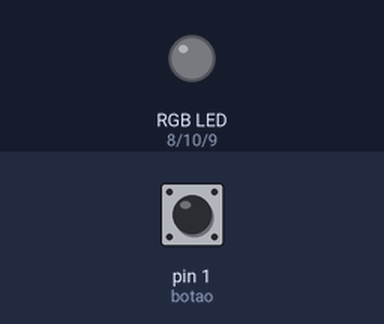
A sketch run on a simulated Arduino Uno, built with avr-gcc and run on an emulated ATmega328P. On the bench: an RGB LED mixed from three pins (HIGH = lit). The inputs (shaded band) are chosen by the test bench; at power-on: pin 1 (botao) LOW.

Above: at 1.2 s.
1.3 s: pin 1 (botao) pulled HIGH for 0.15 s
At 2.0 s:
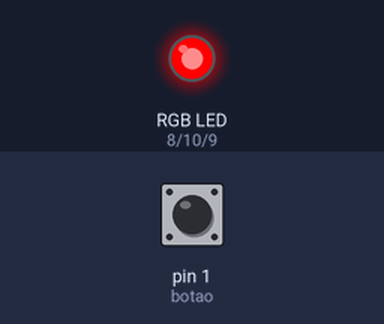
2.9 s: pin 1 (botao) pulled HIGH for 1 s
At 4.5 s:
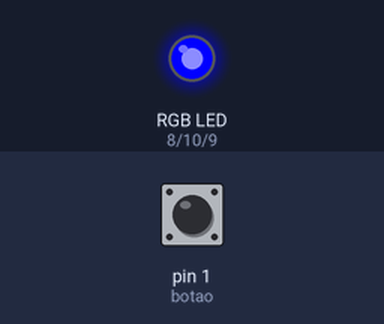
5.4 s: pin 1 (botao) pulled HIGH for 0.15 s
At 6.3 s:
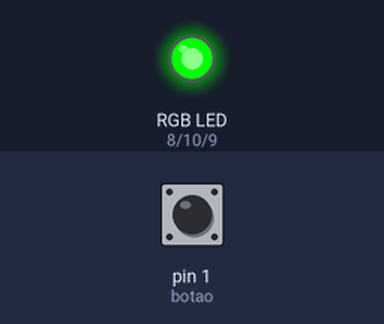
7.0 s: pin 1 (botao) pulled HIGH for 3.2 s
At 10.5 s:
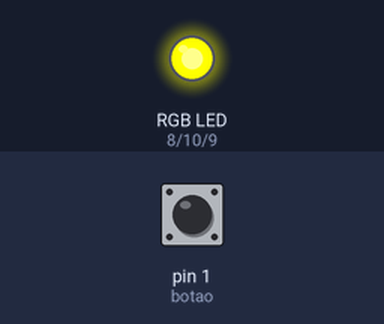
11.7 s: pin 1 (botao) pulled HIGH for 0.15 s
At 12.3 s:
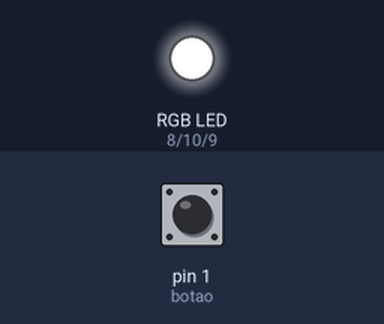
13.3 s: pin 1 (botao) pulled HIGH for 1 s
At 14.8 s:
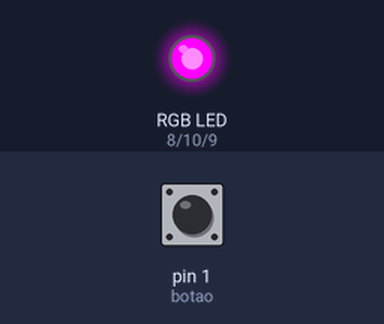
Timing chart, 0 to 16.3 s (numbered marks = the images above; inputs shaded):
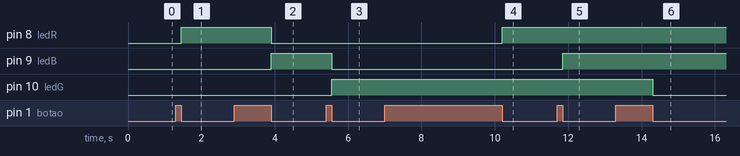

Measured:
- after the input at 1.3 s, pin 8 (ledR): LOW → HIGH after 0.15 s
- after the input at 2.9 s, pin 8 (ledR): HIGH → LOW after 1.0 s; pin 9 (ledB): LOW → HIGH after 1.0 s
- after the input at 5.4 s, pin 9 (ledB): HIGH → LOW after 0.15 s; pin 10 (ledG): LOW → HIGH after 0.15 s
- after the input at 7.0 s, pin 8 (ledR): LOW → HIGH after 3.2 s
- after the input at 11.7 s, pin 9 (ledB): LOW → HIGH after 0.15 s
- after the input at 13.3 s, pin 10 (ledG): HIGH → LOW after 1.0 s

The sketch:

Led-Rgb-Botao.ino
```cpp
#define ledR 8
#define ledB 9
#define ledG 10
#define maximo 7
#define botao 1

int btnclicado = 0;
int btnliberado = 0;
int ciclo = 0;

void vermelho(){
  digitalWrite(ledR,1);
  digitalWrite(ledB,0);
  digitalWrite(ledG,0);

}

void azul(){
  digitalWrite(ledR,0);
  digitalWrite(ledB,1);
  digitalWrite(ledG,0);

}

void verde(){
  digitalWrite(ledR,0);
  digitalWrite(ledB,0);
  digitalWrite(ledG,1);

}

void amarelo(){
  digitalWrite(ledR,1);
  digitalWrite(ledB,0);
  digitalWrite(ledG,1);

}

void branco(){
  digitalWrite(ledR,1);
  digitalWrite(ledB,1);
  digitalWrite(ledG,1);

}

void magenta(){
  digitalWrite(ledR,1);
  digitalWrite(ledB,1);
  digitalWrite(ledG,0);

}

void ciano(){
  digitalWrite(ledR,0);
  digitalWrite(ledB,1);
  digitalWrite(ledG,1);

}


void trocaLed(){
  if(ciclo == 0){
   vermelho();

  }	else if(ciclo == 1){
    azul();

  }else if(ciclo == 2){
    verde();

  }else if(ciclo == 3){
    amarelo();

  }else if(ciclo == 4){
     branco();

  }else if(ciclo == 5){
     magenta();

  }else if(ciclo == 6){
     ciano();
  }

  ciclo++;
  if(ciclo > maximo - 1){
    ciclo = 0;
  }
}

void checabtn(){
  if(digitalRead(botao)== HIGH){
    btnclicado = 1;
    btnliberado = 0;
  }else {
     btnliberado = 1;
  }
  if((btnclicado == 1 and btnliberado == 1)){
    btnclicado = 0;
    btnliberado = 0;
    trocaLed();
  }
}

void setup(){

  pinMode(ledR, OUTPUT);
  pinMode(ledB, OUTPUT);
  pinMode(ledG, OUTPUT);
  pinMode(botao, INPUT);
}

void loop(){

  checabtn();

}
```
